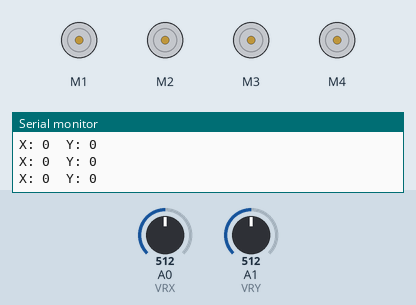
This sketch was run on a simulated Arduino Uno, built with avr-gcc and run on an emulated ATmega328P. Shown: 4 × DC motor (green arrow = forward, orange = backward, longer = faster), the last lines printed to the serial monitor. The inputs (shaded band) are chosen by the test bench; at power-on: A0 (VRX) = 512, A1 (VRY) = 512.

Above: at 1.2 s.
1.3 s: A0 (VRX) set to 601
4.3 s: A0 (VRX) set to 624
At 5.5 s:
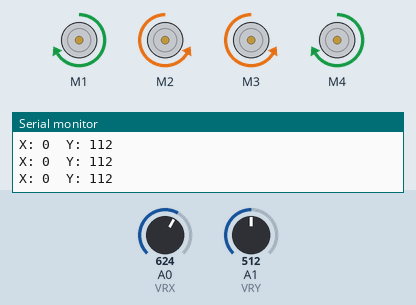
5.8 s: A0 (VRX) set to 306
At 6.7 s:
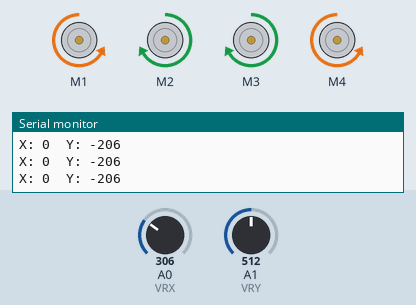
7.3 s: A1 (VRY) set to 596
8.8 s: A1 (VRY) set to 628
11.8 s: A0 (VRX) set to 393
14.8 s: A0 (VRX) set to 426
At 15.2 s:
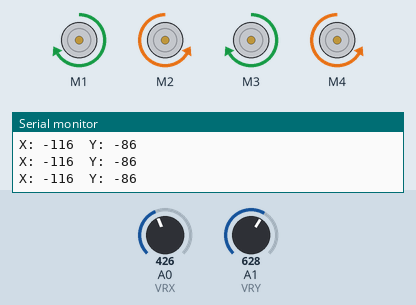
Timing chart, 0 to 17.3 s (numbered marks = the images above; inputs shaded):
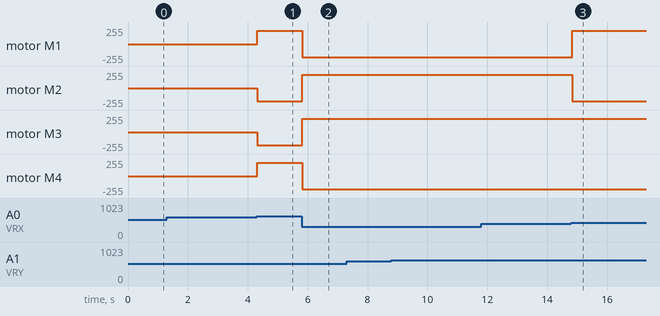

Measured:
- the behaviour switches between 612 and 613 on A0 (VRX) (found by bisection; images 0 and 1)
- the behaviour switches between 411 and 412 on A0 (VRX) (found by bisection; images 2 and 3)
- after the input at 4.3 s, motor M1, motor M4: stopped → forward 200/255 at once; motor M2, motor M3: stopped → backward 200/255 at once
- after the input at 5.8 s, motor M1, motor M4: forward 200/255 → backward 200/255 at once; motor M2, motor M3: backward 200/255 → forward 200/255 at once
- after the input at 14.8 s, motor M1: backward 200/255 → forward 200/255 at once; motor M2: forward 200/255 → backward 200/255 at once

The sketch:

Code.ino
```cpp
#include <AFMotor.h>

// Joystick pins
#define VRX A0
#define VRY A1

// Motor mappings
AF_DCMotor motor1(1);  // Front-Right
AF_DCMotor motor2(2);  // Back-Right (inverted)
AF_DCMotor motor3(3);  // Back-Left  (inverted)
AF_DCMotor motor4(4);  // Front-Left

void setup() {
  Serial.begin(9600);
  motor1.setSpeed(200);
  motor2.setSpeed(200);
  motor3.setSpeed(200);
  motor4.setSpeed(200);
}

void loop() {
  int x = 512 - analogRead(VRY);
  int y = analogRead(VRX) - 512;

  Serial.print("X: "); Serial.print(x);
  Serial.print("  Y: "); Serial.println(y);

  int threshold = 100;

  if (y > threshold) forward();
  else if (y < -threshold) backward();
  else if (x > threshold) right();
  else if (x < -threshold) left();
  else stopCar();
}

void forward() {
  motor1.run(FORWARD);
  motor2.run(BACKWARD);  // inverted
  motor3.run(BACKWARD);  // inverted
  motor4.run(FORWARD);
}

void backward() {
  motor1.run(BACKWARD);
  motor2.run(FORWARD);  // inverted
  motor3.run(FORWARD);  // inverted
  motor4.run(BACKWARD);
}

void right() {
  motor1.run(BACKWARD);
  motor2.run(FORWARD);
  motor3.run(BACKWARD);
  motor4.run(FORWARD);
}

void left() {
  motor1.run(FORWARD);
  motor2.run(BACKWARD);
  motor3.run(FORWARD);
  motor4.run(BACKWARD);
}

void stopCar() {
  motor1.run(RELEASE);
  motor2.run(RELEASE);
  motor3.run(RELEASE);
  motor4.run(RELEASE);
}
```
